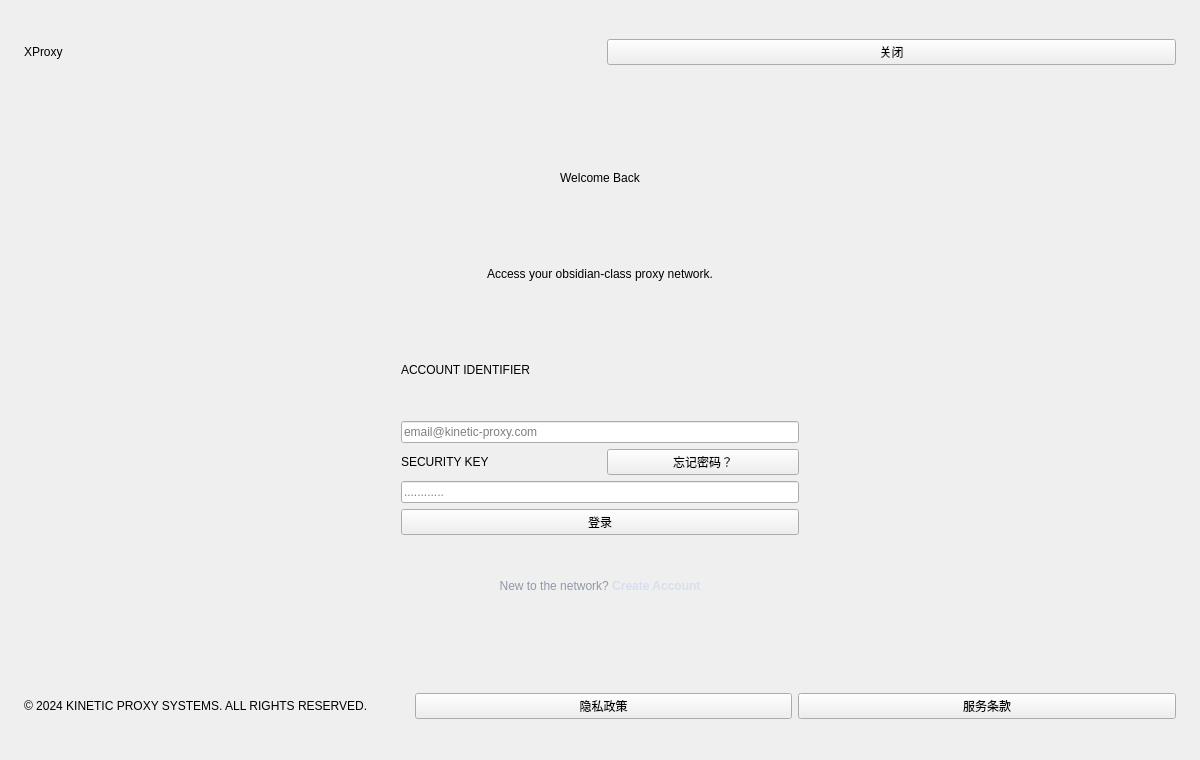
<?xml version="1.0" encoding="UTF-8"?>
<ui version="4.0">
 <class>LoginWindow</class>
 <widget class="QWidget" name="LoginWindow">
  <property name="geometry">
   <rect>
    <x>0</x>
    <y>0</y>
    <width>1200</width>
    <height>760</height>
   </rect>
  </property>
  <property name="windowTitle">
   <string>XProxy</string>
  </property>
  <layout class="QVBoxLayout" name="mainLayout">
   <property name="leftMargin">
    <number>24</number>
   </property>
   <property name="topMargin">
    <number>18</number>
   </property>
   <property name="rightMargin">
    <number>24</number>
   </property>
   <property name="bottomMargin">
    <number>18</number>
   </property>
   <item>
    <layout class="QHBoxLayout" name="headerLayout">
     <item>
      <widget class="QLabel" name="logoLabel">
       <property name="text">
        <string>XProxy</string>
       </property>
      </widget>
     </item>
     <item>
      <spacer name="headerSpacer">
       <property name="orientation">
        <enum>Qt::Orientation::Horizontal</enum>
       </property>
      </spacer>
     </item>
     <item>
      <widget class="QPushButton" name="closeButton">
       <property name="text">
        <string>关闭</string>
       </property>
      </widget>
     </item>
    </layout>
   </item>
   <item>
    <spacer name="topSpacer">
     <property name="orientation">
      <enum>Qt::Orientation::Vertical</enum>
     </property>
    </spacer>
   </item>
   <item alignment="Qt::AlignmentFlag::AlignHCenter">
    <widget class="QFrame" name="loginCard">
     <property name="minimumSize">
      <size>
       <width>470</width>
       <height>560</height>
      </size>
     </property>
     <property name="maximumSize">
      <size>
       <width>470</width>
       <height>560</height>
      </size>
     </property>
     <layout class="QVBoxLayout" name="cardLayout">
      <property name="leftMargin">
       <number>36</number>
      </property>
      <property name="topMargin">
       <number>34</number>
      </property>
      <property name="rightMargin">
       <number>36</number>
      </property>
      <property name="bottomMargin">
       <number>28</number>
      </property>
      <item>
       <widget class="QLabel" name="titleLabel">
        <property name="text">
         <string>Welcome Back</string>
        </property>
        <property name="alignment">
         <set>Qt::AlignmentFlag::AlignCenter</set>
        </property>
       </widget>
      </item>
      <item>
       <widget class="QLabel" name="subtitleLabel">
        <property name="text">
         <string>Access your obsidian-class proxy network.</string>
        </property>
        <property name="alignment">
         <set>Qt::AlignmentFlag::AlignCenter</set>
        </property>
       </widget>
      </item>
      <item>
       <widget class="QLabel" name="accountLabel">
        <property name="text">
         <string>ACCOUNT IDENTIFIER</string>
        </property>
       </widget>
      </item>
      <item>
       <widget class="QLineEdit" name="emailInput">
        <property name="placeholderText">
         <string>email@kinetic-proxy.com</string>
        </property>
       </widget>
      </item>
      <item>
       <layout class="QHBoxLayout" name="pwdHeaderLayout">
        <item>
         <widget class="QLabel" name="securityKeyLabel">
          <property name="text">
           <string>SECURITY KEY</string>
          </property>
         </widget>
        </item>
        <item>
         <spacer name="pwdHeaderSpacer">
          <property name="orientation">
           <enum>Qt::Orientation::Horizontal</enum>
          </property>
         </spacer>
        </item>
        <item>
         <widget class="QPushButton" name="forgotButton">
          <property name="text">
           <string>忘记密码？</string>
          </property>
         </widget>
        </item>
       </layout>
      </item>
      <item>
       <widget class="QLineEdit" name="passwordInput">
        <property name="echoMode">
         <enum>QLineEdit::EchoMode::Password</enum>
        </property>
        <property name="placeholderText">
         <string>............</string>
        </property>
       </widget>
      </item>
      <item>
       <widget class="QPushButton" name="submitButton">
        <property name="text">
         <string>登录</string>
        </property>
       </widget>
      </item>
      <item>
       <widget class="QLabel" name="createAccountLabel">
        <property name="text">
         <string>&lt;span style='color:#8f98aa;'&gt;New to the network? &lt;/span&gt;&lt;span style='color:#d8deed;font-weight:600;'&gt;Create Account&lt;/span&gt;</string>
        </property>
        <property name="alignment">
         <set>Qt::AlignmentFlag::AlignCenter</set>
        </property>
       </widget>
      </item>
     </layout>
    </widget>
   </item>
   <item>
    <spacer name="bottomSpacer">
     <property name="orientation">
      <enum>Qt::Orientation::Vertical</enum>
     </property>
    </spacer>
   </item>
   <item>
    <layout class="QHBoxLayout" name="footerLayout">
     <item>
      <widget class="QLabel" name="copyrightLabel">
       <property name="text">
        <string>© 2024 KINETIC PROXY SYSTEMS. ALL RIGHTS RESERVED.</string>
       </property>
      </widget>
     </item>
     <item>
      <spacer name="footerSpacer">
       <property name="orientation">
        <enum>Qt::Orientation::Horizontal</enum>
       </property>
      </spacer>
     </item>
     <item>
      <widget class="QPushButton" name="privacyButton">
       <property name="text">
        <string>隐私政策</string>
       </property>
      </widget>
     </item>
     <item>
      <widget class="QPushButton" name="termsButton">
       <property name="text">
        <string>服务条款</string>
       </property>
      </widget>
     </item>
    </layout>
   </item>
  </layout>
 </widget>
 <resources/>
 <connections/>
</ui>
